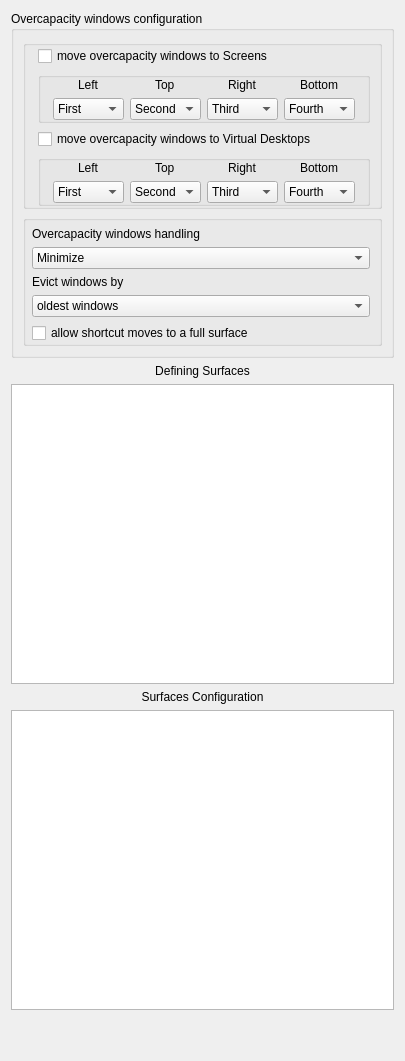
     <widget class="QWidget" name="_2_surfacesTab">
      <attribute name="title">
       <string>Surfaces</string>
      </attribute>
      <layout class="QVBoxLayout" name="verticalLayout_20">
       <item>
        <widget class="QGroupBox" name="groupBox_13">
         <property name="title">
          <string>Overcapacity windows configuration</string>
         </property>
         <layout class="QVBoxLayout" name="verticalLayout_23">
          <item>
           <widget class="QGroupBox" name="groupBox_12">
            <property name="title">
             <string/>
            </property>
            <property name="flat">
             <bool>true</bool>
            </property>
            <layout class="QVBoxLayout" name="verticalLayout_21">
             <property name="leftMargin">
              <number>12</number>
             </property>
             <property name="topMargin">
              <number>0</number>
             </property>
             <property name="bottomMargin">
              <number>0</number>
             </property>
             <item>
              <widget class="QCheckBox" name="kcfg_srfExceededToScreen">
               <property name="text">
                <string>move overcapacity windows to Screens</string>
               </property>
               <property name="checked">
                <bool>false</bool>
               </property>
              </widget>
             </item>
             <item>
              <widget class="QGroupBox" name="groupBox_27">
               <property name="sizePolicy">
                <sizepolicy hsizetype="Minimum" vsizetype="Maximum">
                 <horstretch>0</horstretch>
                 <verstretch>0</verstretch>
                </sizepolicy>
               </property>
               <property name="toolTip">
                <string>&lt;html&gt;&lt;head/&gt;&lt;body&gt;&lt;p&gt;hv - short name&lt;/p&gt;&lt;/body&gt;&lt;/html&gt;</string>
               </property>
               <property name="styleSheet">
                <string notr="true"/>
               </property>
               <property name="title">
                <string/>
               </property>
               <property name="flat">
                <bool>true</bool>
               </property>
               <layout class="QGridLayout" name="gridLayout_36">
                <property name="leftMargin">
                 <number>12</number>
                </property>
                <property name="topMargin">
                 <number>0</number>
                </property>
                <property name="rightMargin">
                 <number>12</number>
                </property>
                <property name="bottomMargin">
                 <number>0</number>
                </property>
                <item row="1" column="2">
                 <widget class="QComboBox" name="kcfg_srfToScreenOrderRight">
                  <property name="focusPolicy">
                   <enum>Qt::FocusPolicy::ClickFocus</enum>
                  </property>
                  <property name="layoutDirection">
                   <enum>Qt::LayoutDirection::LeftToRight</enum>
                  </property>
                  <property name="currentIndex">
                   <number>3</number>
                  </property>
                  <item>
                   <property name="text">
                    <string>Off</string>
                   </property>
                  </item>
                  <item>
                   <property name="text">
                    <string>First</string>
                   </property>
                  </item>
                  <item>
                   <property name="text">
                    <string>Second</string>
                   </property>
                  </item>
                  <item>
                   <property name="text">
                    <string>Third</string>
                   </property>
                  </item>
                  <item>
                   <property name="text">
                    <string>Fourth</string>
                   </property>
                  </item>
                 </widget>
                </item>
                <item row="1" column="1">
                 <widget class="QComboBox" name="kcfg_srfToScreenOrderTop">
                  <property name="focusPolicy">
                   <enum>Qt::FocusPolicy::ClickFocus</enum>
                  </property>
                  <property name="currentIndex">
                   <number>2</number>
                  </property>
                  <item>
                   <property name="text">
                    <string>Off</string>
                   </property>
                  </item>
                  <item>
                   <property name="text">
                    <string>First</string>
                   </property>
                  </item>
                  <item>
                   <property name="text">
                    <string>Second</string>
                   </property>
                  </item>
                  <item>
                   <property name="text">
                    <string>Third</string>
                   </property>
                  </item>
                  <item>
                   <property name="text">
                    <string>Fourth</string>
                   </property>
                  </item>
                 </widget>
                </item>
                <item row="0" column="1" alignment="Qt::AlignmentFlag::AlignHCenter">
                 <widget class="QLabel" name="label_66">
                  <property name="text">
                   <string>Top</string>
                  </property>
                 </widget>
                </item>
                <item row="0" column="3" alignment="Qt::AlignmentFlag::AlignHCenter">
                 <widget class="QLabel" name="label_67">
                  <property name="text">
                   <string>Bottom</string>
                  </property>
                 </widget>
                </item>
                <item row="0" column="2" alignment="Qt::AlignmentFlag::AlignHCenter">
                 <widget class="QLabel" name="label_65">
                  <property name="text">
                   <string>Right</string>
                  </property>
                 </widget>
                </item>
                <item row="1" column="3">
                 <widget class="QComboBox" name="kcfg_srfToScreenOrderBottom">
                  <property name="focusPolicy">
                   <enum>Qt::FocusPolicy::ClickFocus</enum>
                  </property>
                  <property name="currentIndex">
                   <number>4</number>
                  </property>
                  <item>
                   <property name="text">
                    <string>Off</string>
                   </property>
                  </item>
                  <item>
                   <property name="text">
                    <string>First</string>
                   </property>
                  </item>
                  <item>
                   <property name="text">
                    <string>Second</string>
                   </property>
                  </item>
                  <item>
                   <property name="text">
                    <string>Third</string>
                   </property>
                  </item>
                  <item>
                   <property name="text">
                    <string>Fourth</string>
                   </property>
                  </item>
                 </widget>
                </item>
                <item row="1" column="0">
                 <widget class="QComboBox" name="kcfg_srfToScreenOrderLeft">
                  <property name="focusPolicy">
                   <enum>Qt::FocusPolicy::ClickFocus</enum>
                  </property>
                  <property name="currentIndex">
                   <number>1</number>
                  </property>
                  <item>
                   <property name="text">
                    <string>Off</string>
                   </property>
                  </item>
                  <item>
                   <property name="text">
                    <string>First</string>
                   </property>
                  </item>
                  <item>
                   <property name="text">
                    <string>Second</string>
                   </property>
                  </item>
                  <item>
                   <property name="text">
                    <string>Third</string>
                   </property>
                  </item>
                  <item>
                   <property name="text">
                    <string>Fourth</string>
                   </property>
                  </item>
                 </widget>
                </item>
                <item row="0" column="0" alignment="Qt::AlignmentFlag::AlignHCenter">
                 <widget class="QLabel" name="label_64">
                  <property name="text">
                   <string>Left</string>
                  </property>
                 </widget>
                </item>
               </layout>
              </widget>
             </item>
             <item>
              <widget class="QCheckBox" name="kcfg_srfExceededToVDesktop">
               <property name="text">
                <string>move overcapacity windows to Virtual Desktops</string>
               </property>
               <property name="checked">
                <bool>false</bool>
               </property>
              </widget>
             </item>
             <item>
              <widget class="QGroupBox" name="groupBox_28">
               <property name="sizePolicy">
                <sizepolicy hsizetype="Minimum" vsizetype="Maximum">
                 <horstretch>0</horstretch>
                 <verstretch>0</verstretch>
                </sizepolicy>
               </property>
               <property name="toolTip">
                <string>&lt;html&gt;&lt;head/&gt;&lt;body&gt;&lt;p&gt;hv - short name&lt;/p&gt;&lt;/body&gt;&lt;/html&gt;</string>
               </property>
               <property name="styleSheet">
                <string notr="true"/>
               </property>
               <property name="title">
                <string/>
               </property>
               <property name="flat">
                <bool>true</bool>
               </property>
               <layout class="QGridLayout" name="gridLayout_37">
                <property name="leftMargin">
                 <number>12</number>
                </property>
                <property name="topMargin">
                 <number>0</number>
                </property>
                <property name="rightMargin">
                 <number>12</number>
                </property>
                <property name="bottomMargin">
                 <number>0</number>
                </property>
                <item row="1" column="0">
                 <widget class="QComboBox" name="kcfg_srfToVDesktopOrderLeft">
                  <property name="focusPolicy">
                   <enum>Qt::FocusPolicy::ClickFocus</enum>
                  </property>
                  <property name="currentIndex">
                   <number>1</number>
                  </property>
                  <item>
                   <property name="text">
                    <string>Off</string>
                   </property>
                  </item>
                  <item>
                   <property name="text">
                    <string>First</string>
                   </property>
                  </item>
                  <item>
                   <property name="text">
                    <string>Second</string>
                   </property>
                  </item>
                  <item>
                   <property name="text">
                    <string>Third</string>
                   </property>
                  </item>
                  <item>
                   <property name="text">
                    <string>Fourth</string>
                   </property>
                  </item>
                 </widget>
                </item>
                <item row="1" column="2">
                 <widget class="QComboBox" name="kcfg_srfToVDesktopOrderRight">
                  <property name="focusPolicy">
                   <enum>Qt::FocusPolicy::ClickFocus</enum>
                  </property>
                  <property name="layoutDirection">
                   <enum>Qt::LayoutDirection::LeftToRight</enum>
                  </property>
                  <property name="currentIndex">
                   <number>3</number>
                  </property>
                  <item>
                   <property name="text">
                    <string>Off</string>
                   </property>
                  </item>
                  <item>
                   <property name="text">
                    <string>First</string>
                   </property>
                  </item>
                  <item>
                   <property name="text">
                    <string>Second</string>
                   </property>
                  </item>
                  <item>
                   <property name="text">
                    <string>Third</string>
                   </property>
                  </item>
                  <item>
                   <property name="text">
                    <string>Fourth</string>
                   </property>
                  </item>
                 </widget>
                </item>
                <item row="0" column="1" alignment="Qt::AlignmentFlag::AlignHCenter">
                 <widget class="QLabel" name="label_68">
                  <property name="text">
                   <string>Top</string>
                  </property>
                 </widget>
                </item>
                <item row="1" column="3">
                 <widget class="QComboBox" name="kcfg_srfToVDesktopOrderBottom">
                  <property name="focusPolicy">
                   <enum>Qt::FocusPolicy::ClickFocus</enum>
                  </property>
                  <property name="currentIndex">
                   <number>4</number>
                  </property>
                  <item>
                   <property name="text">
                    <string>Off</string>
                   </property>
                  </item>
                  <item>
                   <property name="text">
                    <string>First</string>
                   </property>
                  </item>
                  <item>
                   <property name="text">
                    <string>Second</string>
                   </property>
                  </item>
                  <item>
                   <property name="text">
                    <string>Third</string>
                   </property>
                  </item>
                  <item>
                   <property name="text">
                    <string>Fourth</string>
                   </property>
                  </item>
                 </widget>
                </item>
                <item row="0" column="3" alignment="Qt::AlignmentFlag::AlignHCenter">
                 <widget class="QLabel" name="label_69">
                  <property name="text">
                   <string>Bottom</string>
                  </property>
                 </widget>
                </item>
                <item row="0" column="0" alignment="Qt::AlignmentFlag::AlignHCenter">
                 <widget class="QLabel" name="label_70">
                  <property name="text">
                   <string>Left</string>
                  </property>
                 </widget>
                </item>
                <item row="0" column="2" alignment="Qt::AlignmentFlag::AlignHCenter">
                 <widget class="QLabel" name="label_71">
                  <property name="text">
                   <string>Right</string>
                  </property>
                 </widget>
                </item>
                <item row="1" column="1">
                 <widget class="QComboBox" name="kcfg_srfToVDesktopOrderTop">
                  <property name="focusPolicy">
                   <enum>Qt::FocusPolicy::ClickFocus</enum>
                  </property>
                  <property name="currentIndex">
                   <number>2</number>
                  </property>
                  <item>
                   <property name="text">
                    <string>Off</string>
                   </property>
                  </item>
                  <item>
                   <property name="text">
                    <string>First</string>
                   </property>
                  </item>
                  <item>
                   <property name="text">
                    <string>Second</string>
                   </property>
                  </item>
                  <item>
                   <property name="text">
                    <string>Third</string>
                   </property>
                  </item>
                  <item>
                   <property name="text">
                    <string>Fourth</string>
                   </property>
                  </item>
                 </widget>
                </item>
               </layout>
              </widget>
             </item>
            </layout>
           </widget>
          </item>
          <item>
           <widget class="QGroupBox" name="groupBox_32">
            <property name="title">
             <string/>
            </property>
            <property name="flat">
             <bool>true</bool>
            </property>
            <layout class="QVBoxLayout" name="verticalLayout_26">
             <property name="leftMargin">
              <number>6</number>
             </property>
             <property name="topMargin">
              <number>6</number>
             </property>
             <property name="bottomMargin">
              <number>0</number>
             </property>
             <item>
              <widget class="QLabel" name="label_overcapacityMode">
               <property name="text">
                <string>Overcapacity windows handling</string>
               </property>
              </widget>
             </item>
             <item>
              <widget class="QComboBox" name="kcfg_srfOvercapacityMode">
               <property name="toolTip">
                <string>&lt;html&gt;&lt;head/&gt;&lt;body&gt;&lt;p&gt;Float: overcapacity windows&lt;br/&gt;become floating windows.&lt;/p&gt;&lt;p&gt;Minimize (default): hide the selected&lt;br/&gt;window and restore it when a slot is free.&lt;/p&gt;&lt;p&gt;Relocation to other screens or&lt;br/&gt;desktops still runs first.&lt;/p&gt;&lt;/body&gt;&lt;/html&gt;</string>
               </property>
               <property name="currentIndex">
                <number>1</number>
               </property>
               <item>
                <property name="text">
                 <string>Float</string>
                </property>
               </item>
               <item>
                <property name="text">
                 <string>Minimize</string>
                </property>
               </item>
              </widget>
             </item>
             <item>
              <widget class="QLabel" name="label_overcapacityEviction">
               <property name="text">
                <string>Evict windows by</string>
               </property>
              </widget>
             </item>
             <item>
              <widget class="QComboBox" name="kcfg_srfOvercapacityEviction">
               <property name="toolTip">
                <string>&lt;html&gt;&lt;head/&gt;&lt;body&gt;&lt;p&gt;last focused: evict the window that&lt;br/&gt;received focus most recently.&lt;/p&gt;&lt;p&gt;oldest windows (default): evict the&lt;br/&gt;window that appeared on the surface first.&lt;/p&gt;&lt;p&gt;Used in both Float and Minimize modes.&lt;/p&gt;&lt;/body&gt;&lt;/html&gt;</string>
               </property>
               <property name="currentIndex">
                <number>1</number>
               </property>
               <item>
                <property name="text">
                 <string>last focused</string>
                </property>
               </item>
               <item>
                <property name="text">
                 <string>oldest windows</string>
                </property>
               </item>
              </widget>
             </item>
             <item>
              <widget class="QCheckBox" name="kcfg_srfAllowShortcutMoveToFullSurface">
               <property name="toolTip">
                <string>The moved window stays; the overcapacity policy evicts another window.</string>
               </property>
               <property name="text">
                <string>allow shortcut moves to a full surface</string>
               </property>
              </widget>
             </item>
            </layout>
           </widget>
          </item>
         </layout>
        </widget>
       </item>
       <item>
        <widget class="QLabel" name="label_72">
         <property name="text">
          <string>Defining Surfaces</string>
         </property>
         <property name="alignment">
          <set>Qt::AlignmentFlag::AlignCenter</set>
         </property>
        </widget>
       </item>
       <item>
        <widget class="QPlainTextEdit" name="kcfg_srfDefineCfg">
         <property name="sizePolicy">
          <sizepolicy hsizetype="Expanding" vsizetype="Fixed">
           <horstretch>0</horstretch>
           <verstretch>0</verstretch>
          </sizepolicy>
         </property>
         <property name="minimumSize">
          <size>
           <width>0</width>
           <height>300</height>
          </size>
         </property>
         <property name="toolTip">
          <string>&lt;html&gt;&lt;head/&gt;&lt;body&gt;&lt;p&gt;&lt;span style=&quot; font-size:12pt;&quot;&gt;Surface is combination of three parameters: Screen(Output) name and optional VirtualDesktops and ActivityId. For example:&lt;/span&gt;&lt;/p&gt;&lt;p&gt;&lt;span style=&quot; font-size:12pt; font-weight:700;&quot;&gt;HDMI-A-1:Desktop 1:99e10d31-e8f3-44aa-bbed-2a543f13fa54- &lt;/span&gt;&lt;span style=&quot; font-size:12pt;&quot;&gt;this uniquely defines one surface, another example defines group of surfaces: &lt;/span&gt;&lt;span style=&quot; font-size:12pt; font-weight:700;&quot;&gt;DP-2 &lt;/span&gt;&lt;span style=&quot; font-size:12pt;&quot;&gt;- this include all surfaces with any activities and virtual desktops on monitor DP-2. To define a surface for further use in program configuration use the next format: &lt;/span&gt;&lt;/p&gt;&lt;p&gt;&lt;span style=&quot; font-size:12pt; font-weight:700;&quot;&gt;label=&amp;lt;outputName&amp;gt;,&amp;lt;outputName&amp;gt;...[:&amp;lt;virtualDesktop&amp;gt;,&amp;lt;virtualDesktop&amp;gt;...[:&amp;lt;activityId&amp;gt;]] &lt;/span&gt;&lt;/p&gt;&lt;p&gt;&lt;span style=&quot; font-size:12pt;&quot;&gt;For example:&lt;/span&gt;&lt;span style=&quot; font-size:12pt; font-weight:700;&quot;&gt; allMonitors=: &lt;/span&gt;&lt;span style=&quot; font-size:12pt;&quot;&gt;to make label for all monitors or&lt;/span&gt;&lt;span style=&quot; font-size:12pt; font-weight:700;&quot;&gt; mainScreen=HDMI-A-1,DP-2:Desktop 1 &lt;/span&gt;&lt;span style=&quot; font-size:12pt;&quot;&gt;in another parts of Krohnkite config you can use &lt;/span&gt;&lt;span style=&quot; font-size:12pt; font-weight:700;&quot;&gt;mainMonitor&lt;/span&gt;&lt;span style=&quot; font-size:12pt;&quot;&gt; as surface name(&lt;/span&gt;&lt;span style=&quot; font-size:12pt; font-weight:700;&quot;&gt;All Case Sensitive)&lt;/span&gt;&lt;span style=&quot; font-size:12pt;&quot;&gt;.Please note that there may be multiple monitor names, separated by commas as in the example, or there may be none. The first one has higher priority and if this monitor works in this moment the surface in example will belong ONLY him NOT BOTH.This can be useful if you apply monitor to your notebook for example and you want the monitor to have this config. &lt;/span&gt;&lt;/p&gt;&lt;/body&gt;&lt;/html&gt;</string>
         </property>
         <property name="inputMethodHints">
          <set>Qt::InputMethodHint::ImhMultiLine</set>
         </property>
        </widget>
       </item>
       <item>
        <widget class="QLabel" name="label_73">
         <property name="text">
          <string>Surfaces Configuration</string>
         </property>
         <property name="alignment">
          <set>Qt::AlignmentFlag::AlignCenter</set>
         </property>
        </widget>
       </item>
       <item>
        <widget class="QPlainTextEdit" name="kcfg_srfDefaultConfig">
         <property name="sizePolicy">
          <sizepolicy hsizetype="Expanding" vsizetype="Fixed">
           <horstretch>0</horstretch>
           <verstretch>0</verstretch>
          </sizepolicy>
         </property>
         <property name="minimumSize">
          <size>
           <width>0</width>
           <height>300</height>
          </size>
         </property>
         <property name="toolTip">
          <string>&lt;html&gt;&lt;head/&gt;&lt;body&gt;&lt;p&gt;&lt;span style=&quot; font-size:12pt;&quot;&gt;Overriding default parameters for every surface. Format: &lt;/span&gt;&lt;span style=&quot; font-size:12pt; font-weight:700;&quot;&gt;SrfLabel:param=value,param=value... &amp;lt;Enter&amp;gt;&lt;/span&gt;&lt;/p&gt;&lt;p&gt;&lt;span style=&quot; font-size:12pt;&quot;&gt;Possible parameters(case insensetive): &lt;/span&gt;&lt;span style=&quot; font-size:12pt; font-weight:700;&quot;&gt;capacity&lt;/span&gt;&lt;span style=&quot; font-size:12pt;&quot;&gt; or &lt;/span&gt;&lt;span style=&quot; font-size:12pt; font-weight:700;&quot;&gt;cp; overcapacity &lt;/span&gt;&lt;span style=&quot; font-size:12pt;&quot;&gt;or&lt;/span&gt;&lt;span style=&quot; font-size:12pt; font-weight:700;&quot;&gt; oc &lt;/span&gt;&lt;/p&gt;&lt;p&gt;For example: &lt;/p&gt;&lt;p&gt;&lt;span style=&quot; font-size:12pt; font-weight:700;&quot;&gt;primaryScreen:cp=6,oc=false&lt;/span&gt;&lt;/p&gt;&lt;p&gt;&lt;span style=&quot; font-size:12pt;&quot;&gt;Next example set capacity on surface(s)  with Label = primaryScreen  and disable overcapacity windows movement on them.&lt;/span&gt;&lt;/p&gt;&lt;/body&gt;&lt;/html&gt;</string>
         </property>
        </widget>
       </item>
       <item>
        <spacer name="verticalSpacer_2">
         <property name="orientation">
          <enum>Qt::Orientation::Vertical</enum>
         </property>
         <property name="sizeHint" stdset="0">
          <size>
           <width>20</width>
           <height>40</height>
          </size>
         </property>
        </spacer>
       </item>
      </layout>
     </widget>
